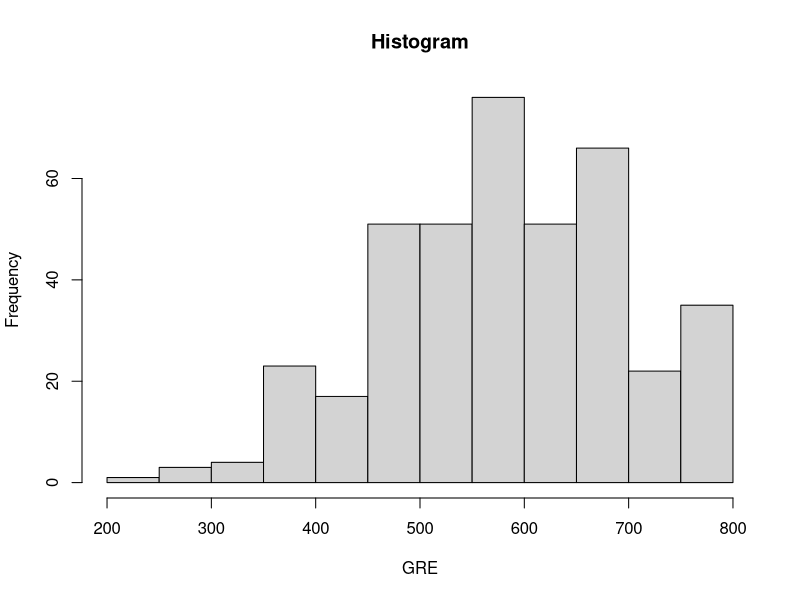
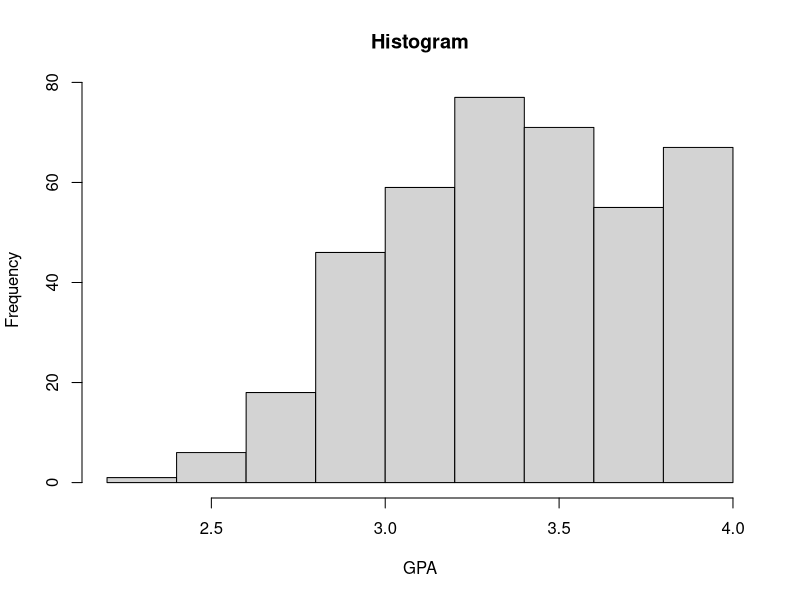
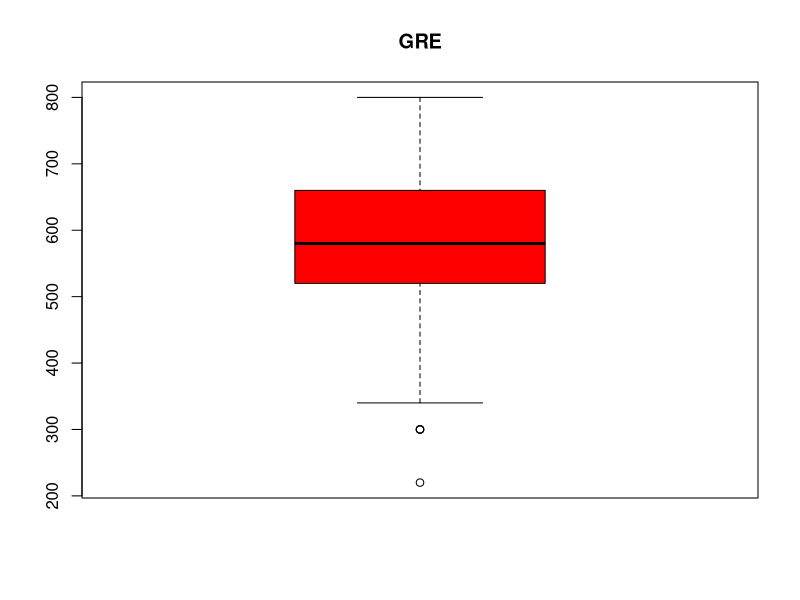
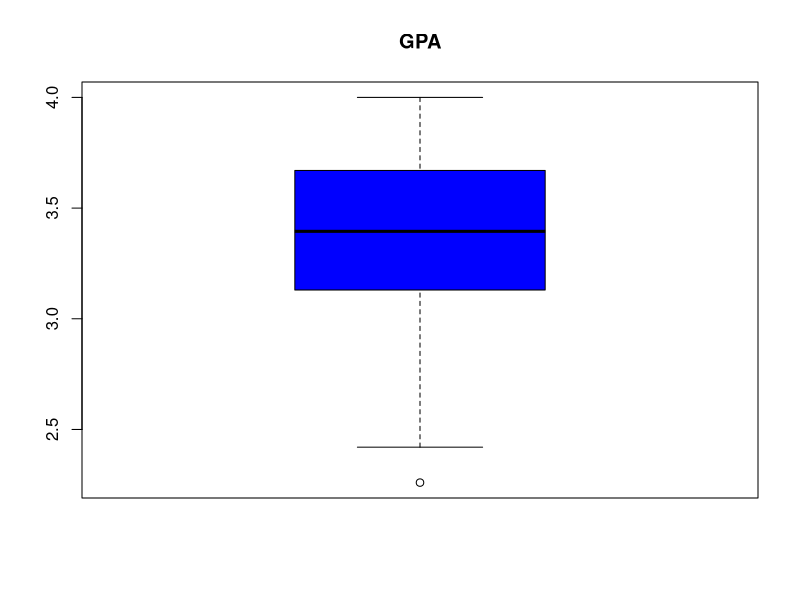
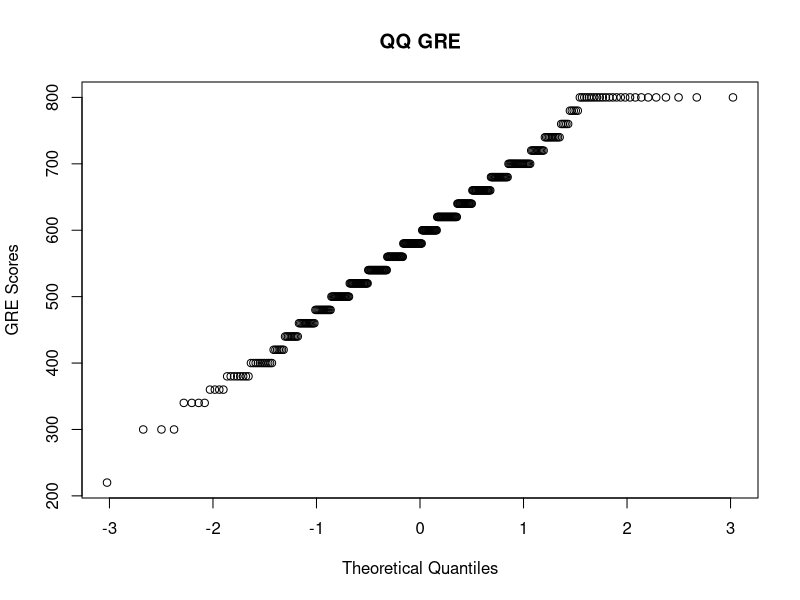
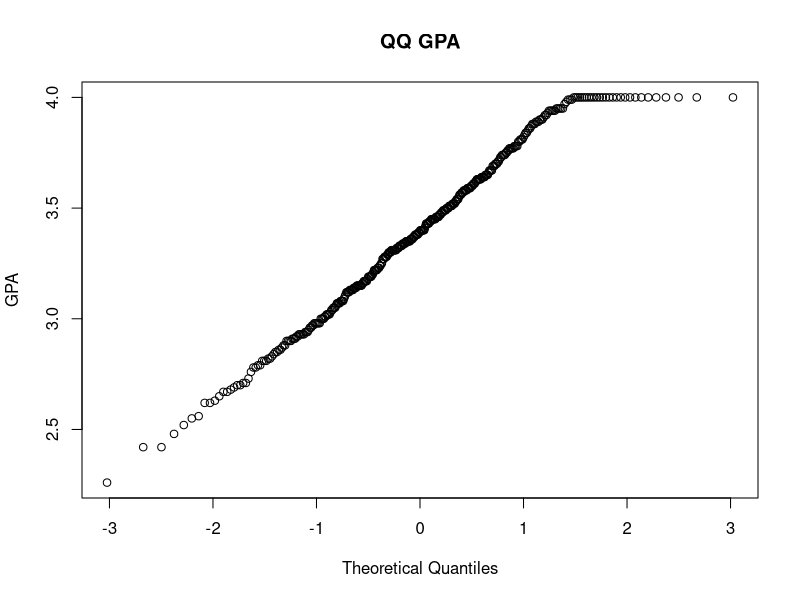

Reproduce these figures in R, in order. (Note: this script raises an error after producing the figures.)
# Name:	Liam Dillingham
# ID:		010732714

# Load data from file into frame
setwd("c:/data")
getwd()
admission = read.table("admission.txt", header=TRUE)

# Histogram for GRE, GPA
hist(admission[,2], xlab="GRE", main="Histogram")
hist(admission[,3], xlab="GPA", main="Histogram")

# Boxplot for GRE, GPA
boxplot(admission[,2], col="red", main="GRE")
boxplot(admission[,3], col="blue", main="GPA")

# Shapiro-Wilk and QQplot
shapiro.test(admission$GRE)
shapiro.test(admission$GPA)

# QQ normality
qqnorm(admission$GRE, ylab="GRE Scores",main="QQ GRE")
qqnorm(admission$GPA, ylab="GPA", main="QQ GPA")

# model fitting
model=glm(admit~GRE+GPA,data=admission,family="binomial")
summary(model)

# 
# for each predictor in the model, the coefficient is the ratio
# between the response level, and the reference event, assuming the other 
# predictors remain constant

# predict
pred=predict(model,vdata,type="response")

newdata=data.frame(GPA=3.4,GRE=650)
newpred=predict(model,newdata,type="response")
newpred

# A new applicant has a 34% chance of being accepted according to the model



